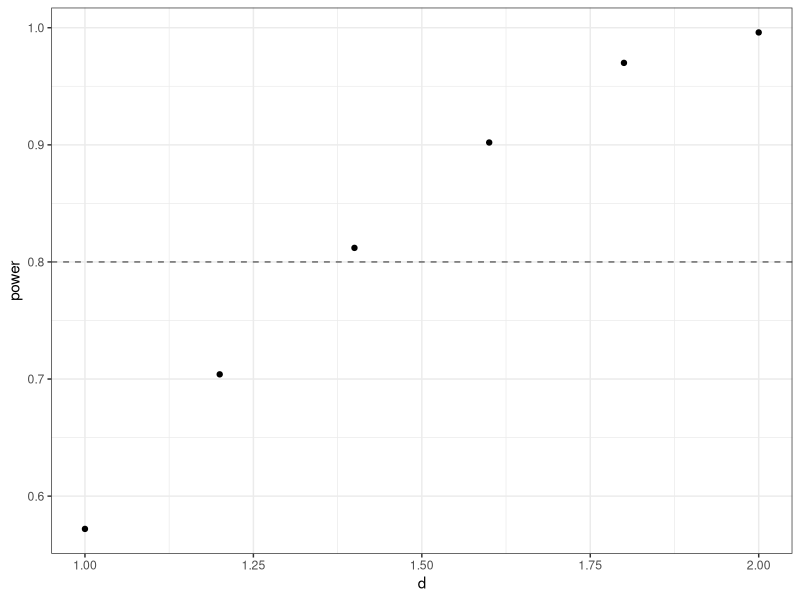
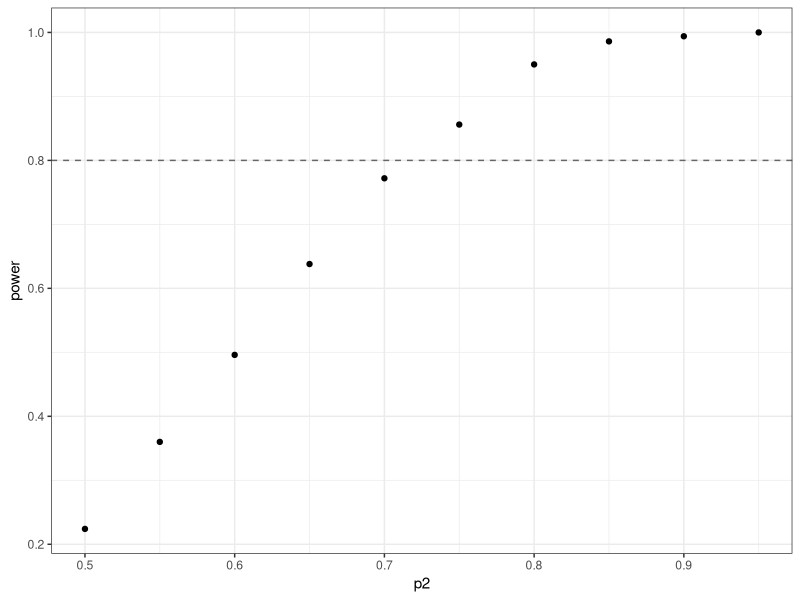
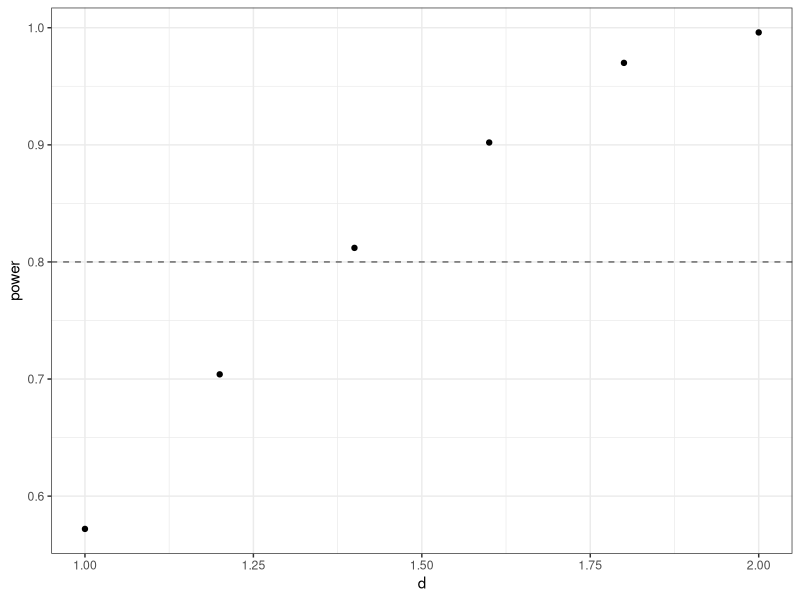
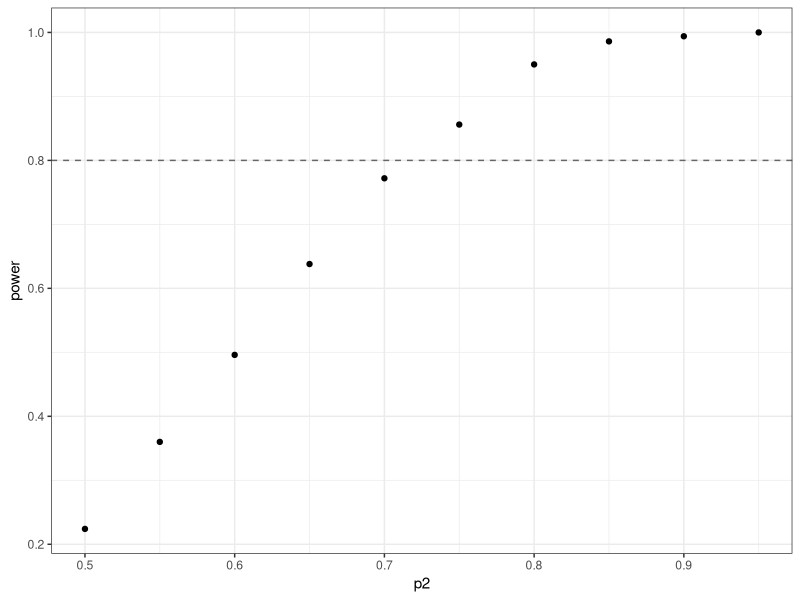

Source code (R) for these figures, in order:
## ---- chunk 1
library(tidyverse)
library(broom)
library(pwr)
## ---- chunk 2
simulate_data <- function (d) {
  group_effects <- tibble(group = c("A", "B"), effect = c(0, d))
  crossing(subject = seq(1, 10), group=c("A", "B")) %>%
    left_join(group_effects, by="group") %>%
    mutate(noise = rnorm(n())) %>%
    mutate(y = effect + noise)
}
run_test <- function (df) {
  tidy(t.test(y ~ group, data=df))
}
## ---- chunk 3
sim_df <- crossing(
  d = seq(1, 2, by=0.2),
  nsim = seq(1, 500))
## ---- chunk 4
set.seed(42)
sim_results <- sim_df %>%
  group_by_all() %>%
  summarize(run_test(simulate_data(d))) %>%
  ungroup()
## ---- chunk 5
sim_summary <- sim_results %>%
  mutate(significant_result = p.value < 0.05) %>%
  group_by(d) %>%
  summarize(power = sum(significant_result) / n()) %>%
  ungroup() 
## ---- chunk 6
sim_summary %>%
  ggplot() +
  geom_point(aes(x=d, y=power)) +
  geom_hline(yintercept=0.8, linetype="dashed", color="#666666") +
  theme_bw()
ggsave("power_simulation_continuous.png", width=4, height=2.4, dpi=300)
## ---- chunk 7
pwr.t.test(n = 10, power = 0.8)
## ---- chunk 8
simulate_binary <- function (p2) {
  p1 <- 0.3
  n1 <- 25
  n2 <- 25
  x1 <- rbinom(1, n1, p1)
  x2 <- rbinom(1, n2, p2)
  matrix(c(x1, n1 - x1, x2, n2 - x2), ncol=2)
}
test_binary <- function (m) {
  tidy(fisher.test(m))
}
## ---- chunk 9
sim_df_binary <- crossing(
  p2 = seq(0.50, 0.95, by=0.05), 
  nsim = seq(1, 500))
## ---- chunk 10
set.seed(42)
sim_results_binary <- sim_df_binary %>%
  group_by_all() %>%
  summarize(test_binary(simulate_binary(p2))) %>%
  ungroup()
## ---- chunk 11
sim_summary_binary <- sim_results_binary %>%
  mutate(significant_result = p.value < 0.05) %>%
  group_by(p2) %>%
  summarize(power = sum(significant_result) / n()) %>%
  ungroup() 
## ---- chunk 12
sim_summary_binary %>%
  ggplot() +
  geom_point(aes(x=p2, y=power)) +
  geom_hline(yintercept=0.8, linetype="dashed", color="#666666") +
  theme_bw()
ggsave("power_simulation_binary.png", width=4, height=2.4, dpi=300)
